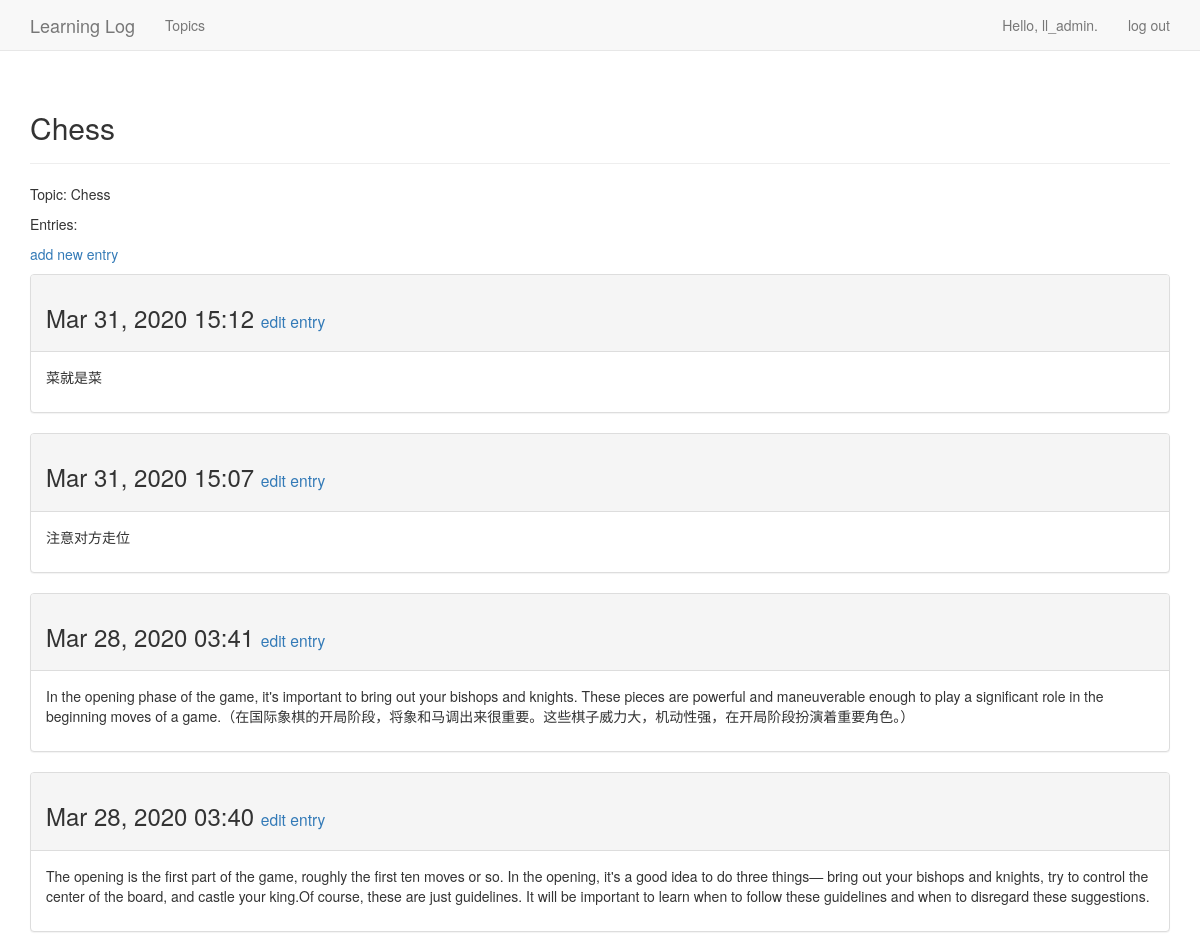
The page /topics/2/ (signed in) on the database its author committed.
### learning_logs/models.py (models this page shows, shortened)
class Topic(models.Model):
    text = models.CharField(max_length=200)
    date_added = models.DateTimeField(auto_now_add=True)
    owner = models.ForeignKey(User, on_delete=models.CASCADE)
    def __str__(self):
        return self.text

class Entry(models.Model):
    topic = models.ForeignKey(Topic, on_delete=models.CASCADE)
    text = models.TextField()
    date_added = models.DateTimeField(auto_now_add=True)
    class Meta:
        verbose_name_plural = 'entries'

### learning_logs/views.py (the view)
# urls.py: url(r'^topics/(?P<topic_id>\d+)/$', views.topic, name='topic'),
@login_required
def topic(request, topic_id):
    topic = Topic.objects.get(id=topic_id)
    if topic.owner != request.user:
        raise Http404
    entries = topic.entry_set.order_by('-date_added')
    context = {'topic': topic, 'entries': entries}
    return render(request, 'learning_logs/topic.html', context)

### learning_logs/templates/learning_logs/topic.html
{% extends 'learning_logs/base.html'%}
{% block header %}
    <h2>{{ topic }}</h2>
{% endblock header %}
{% block content%}
    <p>Topic: {{ topic }}</p>
    <p>Entries:</p>
    <p>
        <a href="{% url 'learning_logs:new_entry' topic.id %}">add new entry</a>
    </p>
     {% for entry in entries %}
        <div class="panel panel-default">
            <div class="panel-heading">
                <h3>
                    {{ entry.date_added|date:'M d, Y H:i' }}
                    <small>
                        <a href="{% url 'learning_logs:edit_entry' entry.id %}">
                            edit entry</a>
                    </small>
                </h3>
            </div>
            <div class="panel-body">
                {{ entry.text|linebreaks }}
            </div>
        </div>
{% empty %}
There are no entries for this topic yet.
{% endfor %}
{% endblock content %}

### learning_logs/templates/learning_logs/base.html (shortened to what this page needs)
{% load bootstrap3 %}
<!DOCTYPE html>
<html lang="en">
<head>
        {% bootstrap_css %}
</head>
<body>
    <nav class="navbar navbar-default navbar-static-top">
        <div class="container">
            <div class="navbar-header">
                <a class="navbar-brand" href="{% url 'learning_logs:index' %}">
                    Learning Log</a>
            </div>
            <div id="navbar" class="navbar-collapse collapse">
                <ul class="nav navbar-nav">
                    <li><a href="{% url 'learning_logs:topics' %}">Topics</a></li>
                </ul>
                <ul class="nav navbar-nav navbar-right">
                    {% if user.is_authenticated %}
                    <li><a>Hello, {{ user.username }}.</a></li>
                    <li><a href="{% url 'users:logout' %}">log out</a></li>
                    {% else %}
                    <li><a href="{% url 'users:register' %}">register</a></li>
                    <li><a href="{% url 'users:login' %}">log in</a></li>
                    {% endif %}
                </ul>
            </div>
        </div>
    </nav>
    <div class="container">
        <div class="page-header">
            {% block header %}{% endblock header %}
        </div>
        <div>
            {% block content %}{% endblock content %}
        </div>
      </div>
</body>
</html>

### rows shown on the page
Topic: text "Chess"
Entry: date_added "Mar 31, 2020 15:12", text "菜就是菜"
Entry: date_added "Mar 31, 2020 15:07", text "注意对方走位"
Entry: date_added "Mar 28, 2020 03:41", text "In the opening phase of the game, it's important to bring out your bishops and knights. These pieces are powerful and maneuverable enough to play a significant role in the beginning moves of a game.（在国际象棋的开局阶段，将象和马调出来很重要。这些棋子威力大，机动性强，在开局阶段扮演着重要角色。）"
Entry: date_added "Mar 28, 2020 03:40", text "The opening is the first part of the game, roughly the first ten moves or so. In the opening, it's a good idea to do three things— bring out your bishops and knights, try to control the center of the board, and castle your king.Of course, these are just guidelines. It will be important to learn when to follow these guidelines and when to disregard these suggestions."

### other values the page prints
{{ user.username }} "ll_admin"
